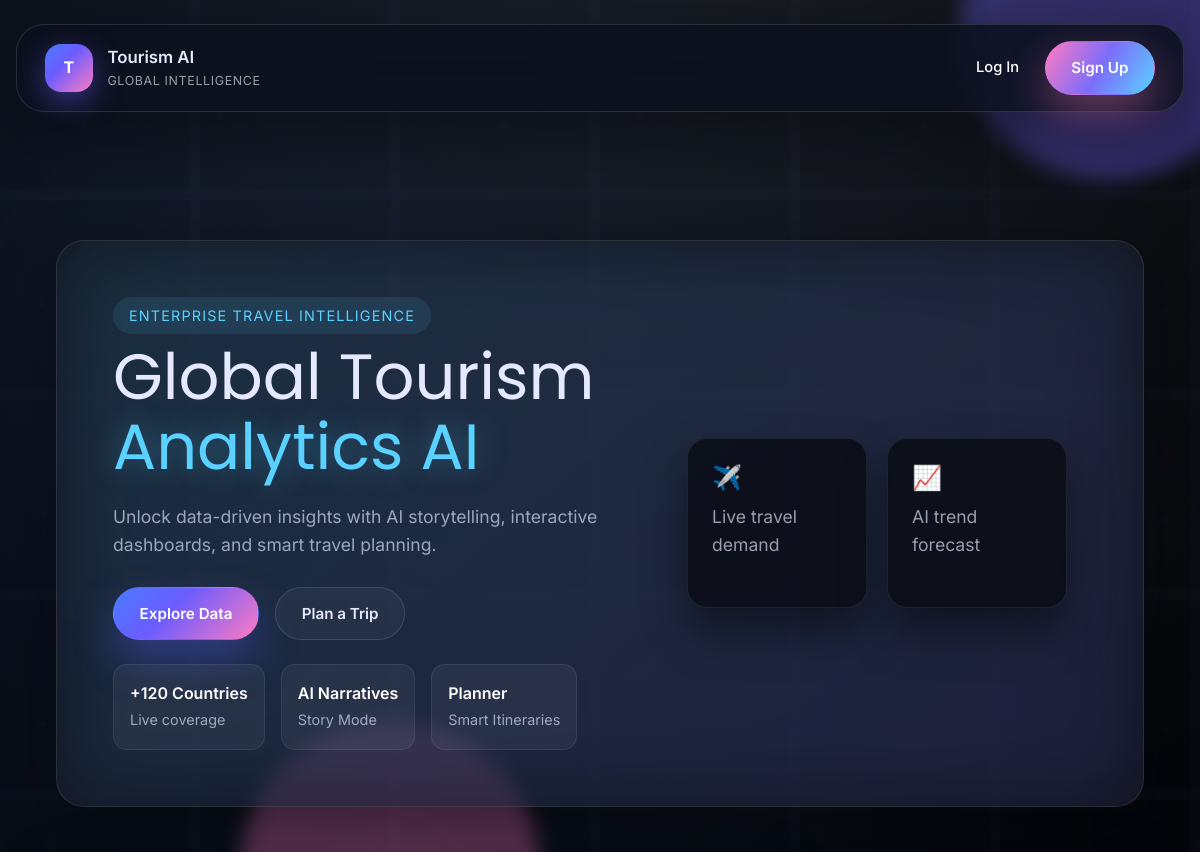
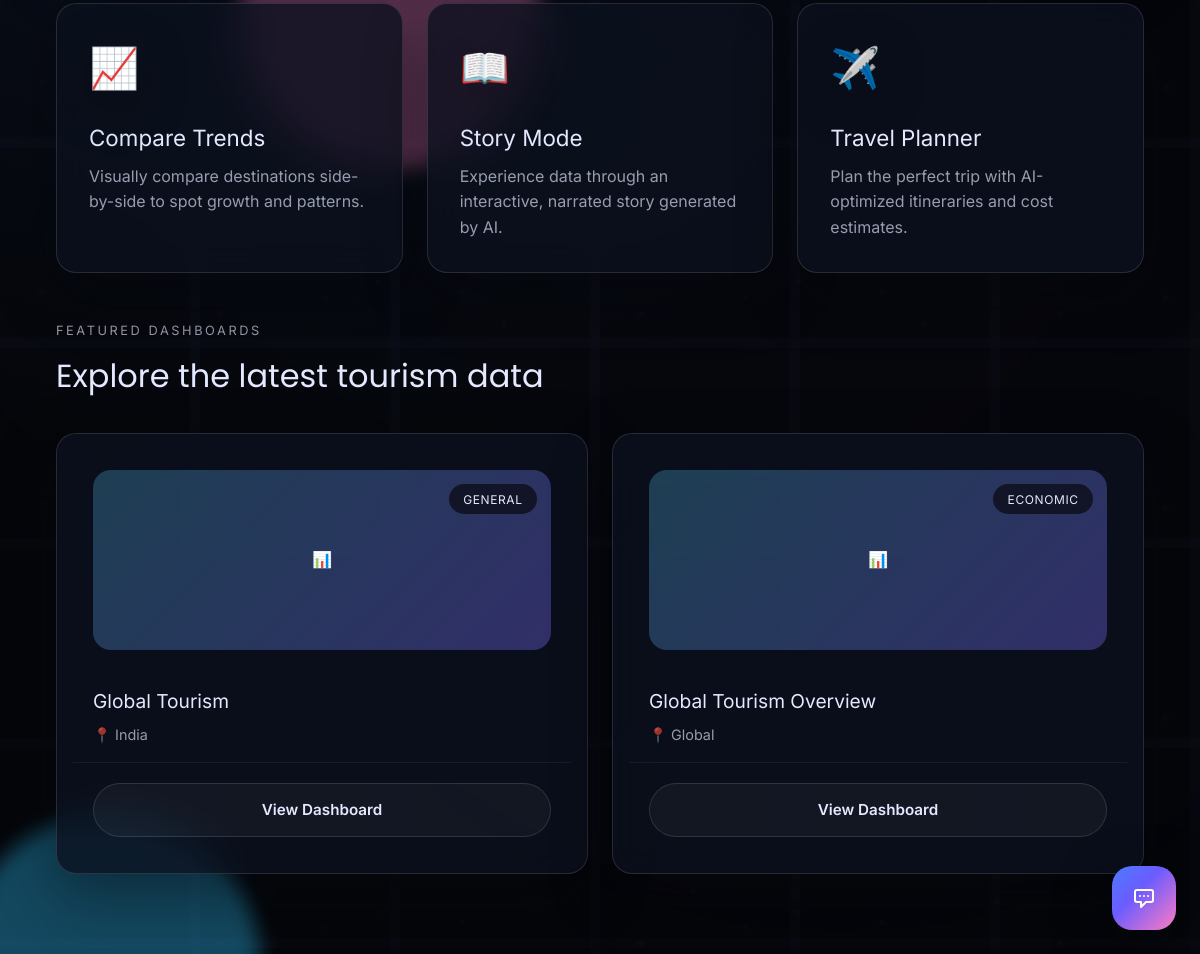
The page / on the database its author committed (2 pictures, top to bottom).
### project/models/dashboard.py (models this page shows)
class Dashboard(db.Model):
    __tablename__ = 'dashboards'
    id = db.Column(db.Integer, primary_key=True)
    title = db.Column(db.String(128))
    embed_url = db.Column(db.String(512)) # Power BI Embed URL
    country = db.Column(db.String(64))
    category = db.Column(db.String(64))
    tags = db.Column(db.String(256))
    user_id = db.Column(db.Integer, db.ForeignKey('users.id'))
    created_at = db.Column(db.DateTime, default=datetime.utcnow)
    is_public = db.Column(db.Boolean, default=True)
    insights = db.relationship('Insight', backref='dashboard', lazy='dynamic')
    feedbacks = db.relationship('Feedback', backref='dashboard', lazy='dynamic')

### project/routes/main.py (the view)
@main.route('/')
def index():
    public_dashboards = Dashboard.query.filter_by(is_public=True).limit(6).all()
    return render_template('index.html', dashboards=public_dashboards)

### project/templates/index.html (shortened to what this page needs)
{% extends "base.html" %}
{% block content %}
<div class="landing-shell">
    <section class="hero-panel">
        <div class="hero-aura" aria-hidden="true"></div>
        <div class="hero-content">
            <div class="hero-badge">Enterprise Travel Intelligence</div>
            <h1>
                Global Tourism <span>Analytics AI</span>
            </h1>
            <p>
                Unlock data-driven insights with AI storytelling, interactive dashboards, and smart travel planning.
            </p>
            <div class="hero-actions">
                <a href="#dashboards" class="btn btn-primary ripple">Explore Data</a>
                <a href="{{ url_for('main.itinerary') }}" class="btn btn-ghost ripple">Plan a Trip</a>
            </div>
            <div class="hero-metrics">
                <div class="metric">
                    <span class="metric-label">+120 Countries</span>
                    <span class="metric-value">Live coverage</span>
                </div>
                <div class="metric">
                    <span class="metric-label">AI Narratives</span>
                    <span class="metric-value">Story Mode</span>
                </div>
                <div class="metric">
                    <span class="metric-label">Planner</span>
                    <span class="metric-value">Smart Itineraries</span>
                </div>
            </div>
        </div>
        <div class="hero-visual" aria-hidden="true">
            <div class="hero-card-grid">
                <div class="orbit-card">
                    <span class="orbit-icon">✈️</span>
                    <p>Live travel demand</p>
                </div>
                <div class="orbit-card secondary">
                    <span class="orbit-icon">📈</span>
                    <p>AI trend forecast</p>
                </div>
            </div>
        </div>
    </section>
    <section class="feature-grid">
        <article class="feature-card glass-card" onclick="window.location.href='{{ url_for('main.compare') }}'">
            <div class="card-icon">📈</div>
            <div class="card-body">
                <h3>Compare Trends</h3>
                <p>Visually compare destinations side-by-side to spot growth and patterns.</p>
            </div>
        </article>
        <article class="feature-card glass-card">
            <div class="card-icon">📖</div>
            <div class="card-body">
                <h3>Story Mode</h3>
                <p>Experience data through an interactive, narrated story generated by AI.</p>
            </div>
        </article>
        <article class="feature-card glass-card" onclick="window.location.href='{{ url_for('main.itinerary') }}'">
            <div class="card-icon">✈️</div>
            <div class="card-body">
                <h3>Travel Planner</h3>
                <p>Plan the perfect trip with AI-optimized itineraries and cost estimates.</p>
            </div>
        </article>
    </section>
    <section id="dashboards" class="dashboards-section">
        <div class="section-head">
            <div>
                <p class="eyebrow">Featured Dashboards</p>
                <h2>Explore the latest tourism data</h2>
            </div>
        </div>
        <div class="dashboard-grid">
            {% for dashboard in dashboards %}
            <article class="dashboard-card glass-card">
                <div class="card-cover">
                    <span class="cover-icon">📊</span>
                    <span class="card-chip">{{ dashboard.category }}</span>
                </div>
                <div class="card-content">
                    <h3>{{ dashboard.title }}</h3>
                    <p>📍 {{ dashboard.country }}</p>
                </div>
                <div class="card-footer">
                    <a href="{{ url_for('main.dashboard_view', id=dashboard.id) }}" class="btn btn-ghost ripple full">View Dashboard</a>
                </div>
            </article>
            {% endfor %}
        </div>
    </section>
</div>
{% endblock %}

### rows shown on the page
Dashboard: category "GENERAL", title "Global Tourism", country "India"
Dashboard: category "ECONOMIC", title "Global Tourism Overview", country "Global"
